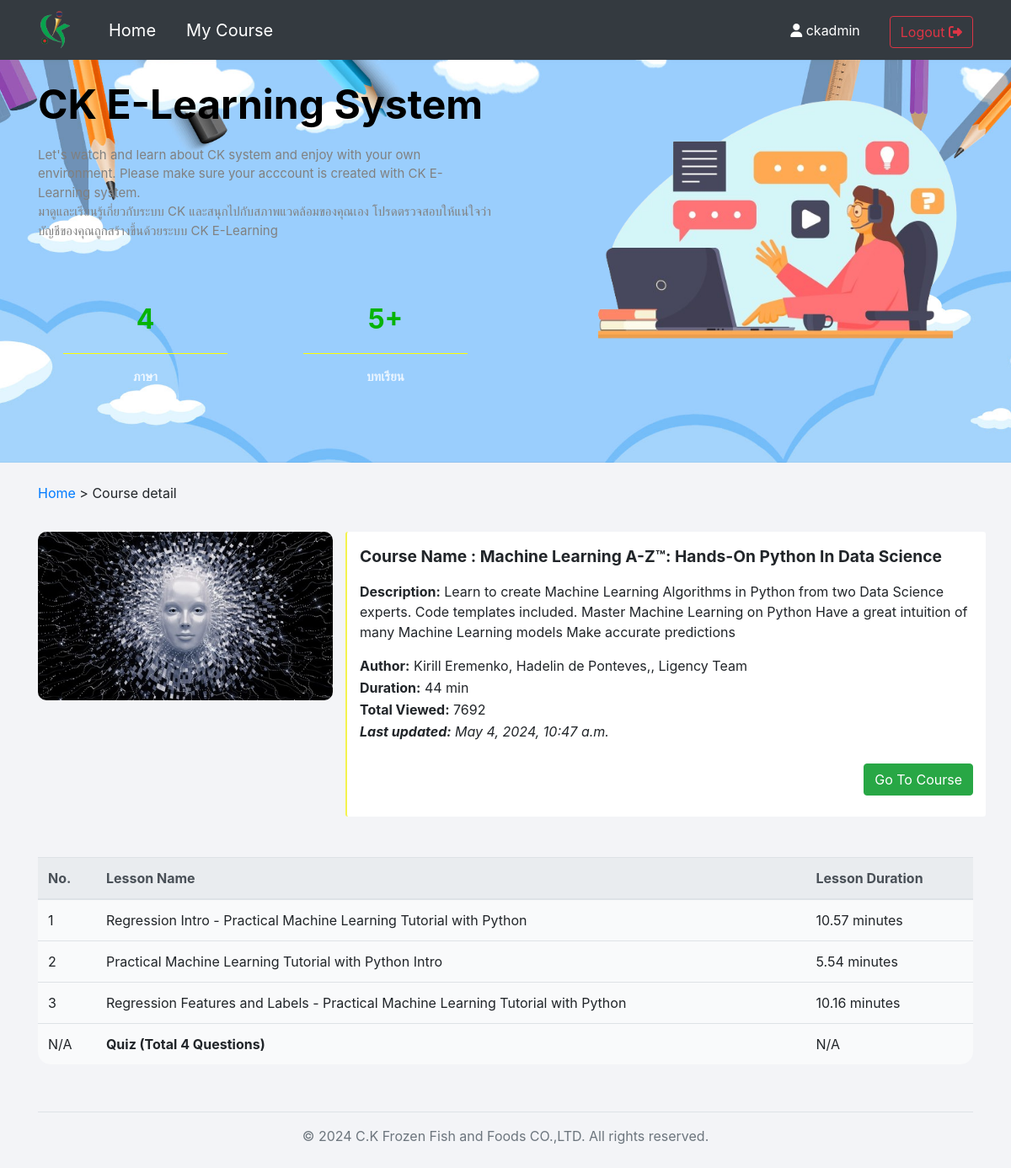
Screenshot of /course/enroll/machine-learning-a-ztm-hands-on-python-in-data-science (signed in) with the database file from the repository.
### user/models.py (models this page shows, shortened)
class Course(models.Model):
    name = models.CharField(max_length=250)
    slug = models.SlugField(default='',editable=False,max_length=255)
    description = models.TextField()
    author = models.CharField(max_length=100)
    duration = models.CharField(max_length=50)
    enrolled_count = models.IntegerField(default=0)
    thumbnail = models.ImageField(upload_to='course_thumbnails/')
    created_at = models.DateTimeField(auto_now_add=True, null=True)
    updated_at = models.DateTimeField(auto_now=True, null=True)

class Lession(models.Model):
    course = models.ForeignKey(Course, on_delete=models.CASCADE)
    name = models.CharField(max_length=250)
    description = models.TextField()
    duration = models.CharField(max_length=50)
    video = models.FileField(upload_to='lession_videos/')
    created_at = models.DateTimeField(auto_now_add=True, null=True)
    updated_at = models.DateTimeField(auto_now=True, null=True)

### user/views.py (the view, shortened to what this page needs)
# urls.py: re_path(r'^course/enroll/(?P<slug>[-\w]+)$', EnrollCourse.as_view(), name='enroll_course'),
class EnrollCourse(LoginRequiredMixin, DetailView):
    template_name = 'user/enroll_course.html'
    model = Course
    context_object_name = "course_obj"
    login_url = reverse_lazy('login')
    def get_context_data(self, **kwargs):
        context = {}
        lesson_obj = Lession.objects.filter(course=self.object)
        quiz_obj = QuizQuestion.objects.filter(course=self.object)
        user_enrolled_course_obj = UserCourseLink.objects.filter(user=self.request.user, course=self.object)
        if user_enrolled_course_obj:
            context['enrolled'] = True
        else:
            context['enrolled'] = False
        if quiz_obj:
            context['quiz_obj'] = quiz_obj
        context['lesson_obj'] = lesson_obj
        return super().get_context_data(**context)

### user/templates/user/enroll_course.html (shortened to what this page needs)
{% extends 'base.html' %}
{% block body %}
<br>
<div class="container">
    <span>
        <a  href="{% url 'home' %}">Home</a>
        </span>
    <span>></span>
    <span>Course detail</span>
</div>
<br>
<div class="container" style=" border-radius: 10px;">
    <div class="row">
        <div class="col-md-4" style="margin-top: 10px;">
            <img style="border-radius: 10px;" width="100%" height="200px" src="{{course_obj.thumbnail.url}}">
        </div>
        <div class="col-md-8 " style="background-color: white; border-radius: 3px; border-left: 2px solid rgba(238, 238, 8, 0.719); padding: 15px; margin-top: 10px;">
            <p style="font-weight:bold;font-size: larger;">Course Name : {{course_obj.name}}</p>
            <p><b>Description:</b> {{course_obj.description}}</p>
            <p style="margin-bottom: 2px;">
                <b>Author:</b> {{course_obj.author}}</p>
            <p style="margin-bottom: 2px;">
                <b> Duration:</b>
                {{course_obj.duration}}</p>
            <p style="margin-bottom: 2px;">
                <b>Total Viewed:</b>
                 {{course_obj.enrolled_count}}</p>
            <p style="margin-bottom: 2px;font-style: italic">
                <b>Last updated:</b>
                 {{course_obj.updated_at}}</p>
            <br>
                {% if enrolled %}
                <a style="text-decoration: none; color: white;" href="{% url 'course' slug=course_obj.slug %}" >
                <button class="btn btn-success" style="float: right;">
                    Go To Course
                </button></a>
                    <br><br>
                {% else %}
                    <form method="post">
                    {% csrf_token %}
                        <input type="hidden" name="course_id" value="{{course_obj.id}}">
                        <button style="float: right;width:20%" class="btn btn-outline-success">Enroll</button>
                    </form>
                {% endif %}
        </div>
    </div>
</div>
<br><br>
{% if lesson_obj %}
<div class="container" >
    <table class="table" style="background-color: rgba(255, 255, 255, 0.466); border-radius: 15px;">
        <thead class="thead-light">
            <tr>
                <th>No.</th>
                <th>Lesson Name</th>
                <th>Lesson Duration</th>
            </tr>
        </thead>
        <tbody>
            {% for lesson in lesson_obj %}
            <tr>
                <td>{{forloop.counter}}</td>
                <td>{{lesson.name}}</td>
                <td>{{lesson.duration}}</td>
            </tr>
            {% endfor %}
            {% if quiz_obj %}
            <tr>
                <td>N/A</td>
                <td>
                    <b>  Quiz (Total {{quiz_obj|length}} Questions)</b>
                  </td>
                <td>N/A</td>
            </tr>
            {% endif %}
        </tbody>
    </table>
</div>
{% else %}
<h4 style="text-align:center;color:white; background-color: rgba(255, 0, 0, 0.753); padding: 10px;">Not any lessons added in this course right now!</h4>
{% endif %}
<div class="container" >
    <footer class="py-3 my-4">
      <ul class="nav justify-content-center border-bottom pb-3 mb-3">
      </ul>
      <center>
      <p class="text-muted">© <span id="current-year"></span> C.K Frozen Fish and Foods CO.,LTD. All rights reserved.</p>
      </center>
    </footer>
  </div>
{% endblock body %}

### user/templates/base.html (shortened to what this page needs)
{% load static %}
<!DOCTYPE html>
<html>
<head>
    <link rel="stylesheet" href="https://maxcdn.bootstrapcdn.com/bootstrap/4.0.0/css/bootstrap.min.css">
    <link rel="stylesheet" href="https://cdnjs.cloudflare.com/ajax/libs/font-awesome/5.15.3/css/all.min.css"/>
    <link rel="stylesheet" href="https://cdnjs.cloudflare.com/ajax/libs/font-awesome/6.4.0/css/all.min.css" />
    <link rel="stylesheet" type="text/css" href="{% static 'css/main.css' %}">
    <link rel="stylesheet" type="text/css" href="https://cdnjs.cloudflare.com/ajax/libs/font-awesome/5.15.3/css/all.min.css">
</head>
<body style="background-color: rgba(243, 244, 247, 0.952);" onload="updateCurrentYear()">
<nav class="navbar navbar-expand-md navbar-dark bg-dark sticky-nav">
    <div class="container">
  <a class="navbar-brand" href="{% url 'home' %}">
    <img src="{% static 'images/main_logo.png' %}" width="40px" height="45px">
  </a>
  <div class="collapse navbar-collapse" id="navbarSupportedContent">
     <ul class="navbar-nav mr-auto">
      {% if request.user.is_authenticated %}
      <li class="nav-item " style="margin-left: 20px;">
           <a class="nav-link active_ho" style="text-decoration: none; color: white; font-size: 20px;" href="{% url 'home' %}#home-section">Home</a>
      </li>
      <li class="nav-item " style="margin-left: 20px;">
        <a  class="nav-link active_cu" style="text-decoration: none; color: white; font-size: 20px;"  href="{% url 'my_course' %}">
          My Course</a>
      </li>
      {% endif %}
    </ul>
  {% if request.user.is_authenticated %}
    <div class="text-end" style="margin-top: 5px;">
      <i class="fa fa-user" style="color: white;"></i>
      <span  style="color: white;">{{ user.username|truncatechars:35}}</span>
      <div class="btn " id="google_translate_element"></div>
        <a role="button" href="{% url 'logout' %}" class="btn btn-outline-danger">Logout
          <i class="fa fa-right-from-bracket"></i>
        </a>
    </div>
  {% else %}
    <div class="text-end" style="display: flex;">
        <div class="btn " id="google_translate_element"></div>
        <a role="button" href="{% url 'login' %}" class="btn btn-outline-light me-5">Login</a> &nbsp;&nbsp;
        <a role="button" href="{% url 'sign_up' %}" class="btn btn-primary">Sign-up</a>
    </div>
  {% endif %}
  </div>
  </div>
</nav>
<section id="hero" class="hero d-flex align-items-center content" >
  <div class="container">
    <div class="row gy-4 d-flex justify-content-between">
      <div class="col-lg-6 order-2 order-lg-1 d-flex flex-column justify-content-center"><br>
        <h2 data-aos="fade-up" style="color: black;">CK E-Learning System</h2>
        <p data-aos="fade-up" data-aos-delay="100" style="color: gray;">
        Let's watch and learn about CK system and enjoy with your own environment. Please make sure your acccount is created with CK E-Learning system.
        <br>
        มาดูและเรียนรู้เกี่ยวกับระบบ CK และสนุกไปกับสภาพแวดล้อมของคุณเอง โปรดตรวจสอบให้แน่ใจว่าบัญชีของคุณถูกสร้างขึ้นด้วยระบบ CK E-Learning
        </p>
        <div class="row gy-4" data-aos="fade-up" >
          <div class="col-lg-6 col-6">
            <div class="stats-item text-center w-100 h-100">
              <span  class="tags">
                4
              </span>
              <div style="margin-top: -15px;">
                <hr style="border-color: yellow;">
                <p>ภาษา</p>
              </div>
            </div>
          </div>
          <div class="col-lg-6 col-6">
            <div class="stats-item text-center w-100 h-100">
              <span  class="tags">
                5+
              </span>
              <div style="margin-top: -15px;">
                <hr style="border-color: yellow;">
                <p>บทเรียน</p>
              </div>
            </div>
          </div>
        </div>
      </div>
      <div class="col-lg-5 order-1 order-lg-2 hero-img" data-aos="zoom-out">
        <img src="{% static 'images/aaf.png' %}" class="img-fluid mb-3 mb-lg-0" alt="">
      </div>
    </div>
  </div>
</section>
{% block body %}{% endblock body %}
</body>
</html>

### static/css/main.css (style rules this page uses)
.hero h2 { margin-bottom: 20px; padding: 0; font-size: 48px; font-weight: 700; color: #fff; }
.hero p { font-size: 15px; font-weight: 400; margin-bottom: 40px; }
.hero .stats-item { padding: 30px; width: 100%; }
.hero .stats-item span { font-size: 32px; display: block; font-weight: 700; margin-bottom: 15px; padding-bottom: 15px; position: relative; }
.hero .stats-item span:after { content: ""; position: absolute; display: block; width: 20px; height: 3px; background: var(--color-primary); left: 0; right: 0; bottom: 0; margin: auto; }
.hero .stats-item p { padding: 0; margin: 0; font-family: var(--font-primary); font-size: 15px; font-weight: 600; }

### user/templates/base.html (style rules this page uses)
.hero .stats-item { padding: 30px; width: 100%; }
.hero .stats-item span { font-size: 32px; display: block; font-weight: 700; margin-bottom: 15px; padding-bottom: 15px; position: relative; }
.hero .stats-item span:after { content: ""; position: absolute; display: block; width: 20px; height: 3px; background: var(--color-primary); left: 0; right: 0; bottom: 0; margin: auto; }
.hero .stats-item p { padding: 0; margin: 0; font-family: var(--font-primary); font-size: 15px; font-weight: 600; }

### rows the page displays
Course: thumbnail (picture), name "Machine Learning A-Z™: Hands-On Python In Data Science", description "Learn to create Machine Learning Algorithms in Python from two Data Science experts. Code templates included. Master Machine Learning on Python Have a great intuition of many Machine Learning models Make accurate predictions", author "Kirill Eremenko, Hadelin de Ponteves,, Ligency Team", duration "44 min", enrolled_count "7692", updated_at "May 4, 2024, 10:47 a.m."
Lession: name "Regression Intro - Practical Machine Learning Tutorial with Python", duration "10.57 minutes"
Lession: name "Practical Machine Learning Tutorial with Python Intro", duration "5.54 minutes"
Lession: name "Regression Features and Labels - Practical Machine Learning Tutorial with Python", duration "10.16 minutes"

### other values shown
{{ user.username|truncatechars:35 }} "ckadmin"
{{ quiz_obj|length }} "4"
